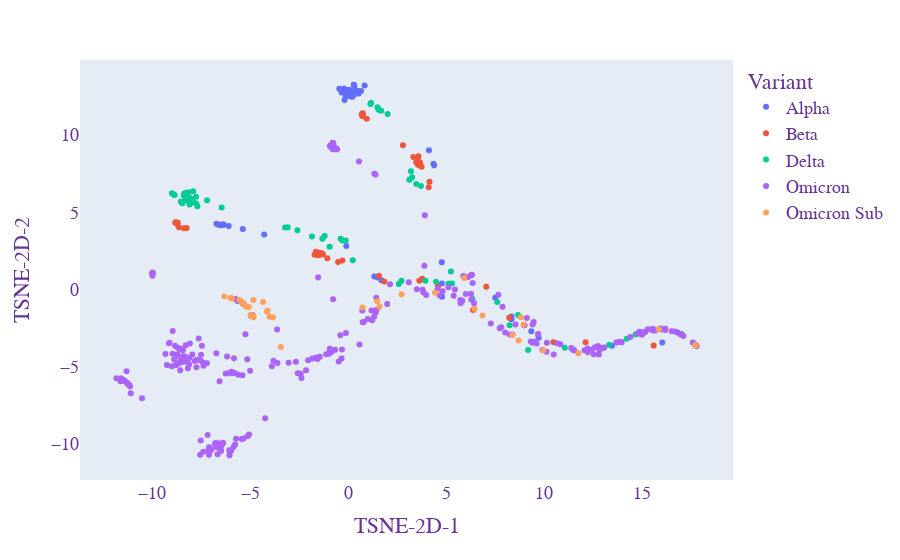
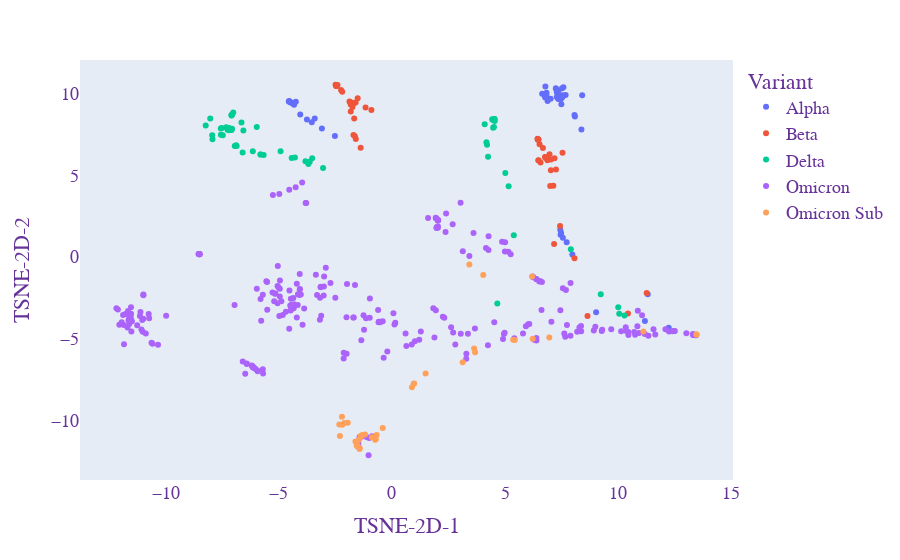
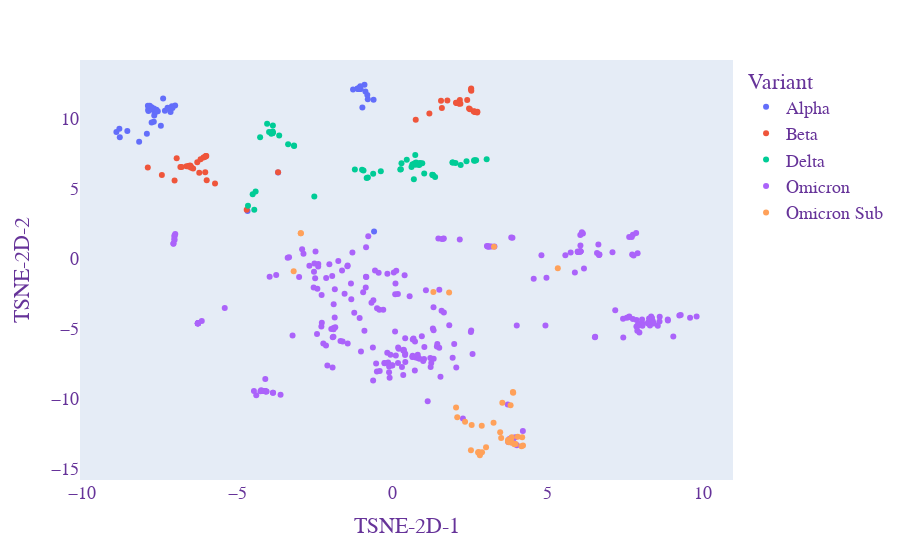

The notebook cell saved with these charts, in order:
### Code cell
tsne_fn(data3, 3)
tsne_fn(data5, 5)
tsne_fn(data7, 7)
